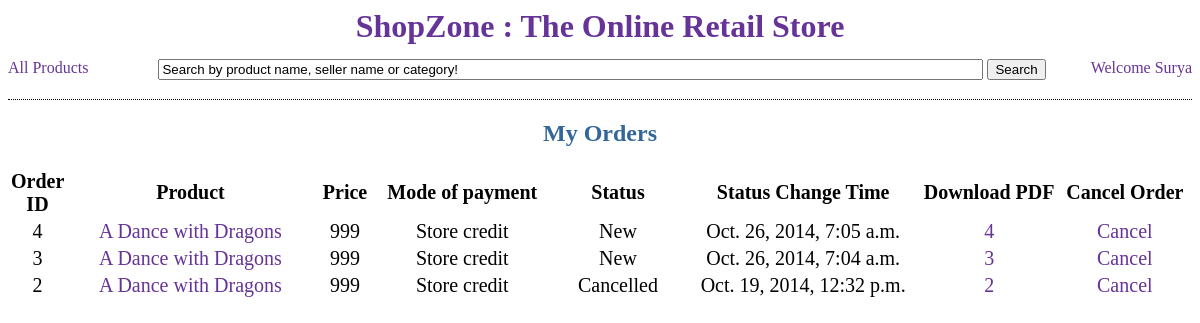
/shop/my_orders/, run on an earlier commit of the app's database.
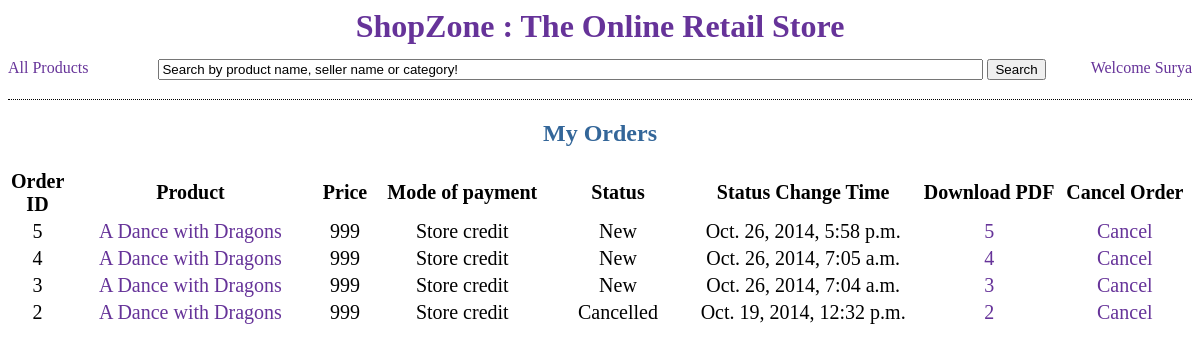
And on a later commit of the database.
### store/models.py (models this page shows, shortened)
class Order(models.Model):
    STATUS_LEVELS = (
        (1, 'New'),
        (2, 'Shipping'),
        (3, 'Delivered'),
        (4, 'Returned'),
        (5, 'Cancelled'),
        )
    PAYMENT_TYPES = (
        (1, 'Paid from store credit'),
        (2, 'Cash on delivery')
    )
    customer = models.ForeignKey(Customer)
    product = models.ForeignKey(Product)
    payment_type = models.IntegerField(choices=PAYMENT_TYPES, default=1)
    status = models.IntegerField(choices=STATUS_LEVELS, default=1)
    status_change_time = models.DateTimeField('Status Change Time')

class Product(models.Model):
    product_name = models.CharField(max_length=30)
    number_sold = models.IntegerField(default=0)
    price = models.IntegerField(default=0)
    description = models.CharField(max_length=50)
    category = models.ForeignKey(SubCategory)
    seller = models.ForeignKey(Seller)
    def __str__(self):
        return self.product_name

### store/views.py (the view)
# urls.py: url(r'^my_orders/(?P<order_id>\d+)/$', views.my_order_pdf),
def my_orders(request): ## VTR1 Done.
    try:
        if user is None:
            return HttpResponseRedirect('/shop/login/')
    except:
        return HttpResponseRedirect('/shop/login/')
    orders = Order.objects.all().filter(customer__customer_name=user.username).order_by('-status_change_time')
    context = {'user':user, 'orders':orders}
    return render(request, 'store/my_orders.html', context)

### store/templates/store/my_orders.html (shortened to what this page needs)
<html>
	<head>
	</head>
	{% include "store/top.html" %}
		<div>
			<h2 align="center" style="color:#336699">My Orders</h2>
		</div>
		<div align="center">
			<table align="center" style="font-size:1.25em">
				<tr align="center">
					<th width=50px> Order ID </th>
					<th width=300px> Product </th>
					<th width=60px> Price </th>
					<th width=200px> Mode of payment </th>
					<th width=150px> Status </th>
					<th width=280px> Status Change Time </th>
					<th width=150px> Download PDF </th>
					<th width=150px> Cancel Order </th>
				</tr>
				{% for i in orders %}
				<tr align="center">
					<td> {{ i.pk }} </td>
					<td> <a href="/shop/{{i.product.pk }}"><div class="linkdiv">{{ i.product }} </div></a></td>
					<td> {{ i.product.price }} </td>
					<td> {% if i.payment_type == 1 %} Store credit
						{% else %} Cash on delivery
						{% endif %} </td>
					<td> {% if i.status == 1 %} New
						{% elif i.status == 2 %} Shipping
						{% elif i.status == 3 %} Delivered
						{% elif i.status == 4 %} Returned
						{% else %} Cancelled
						{% endif %} </td>
					<td> {{ i.status_change_time }} </td>
					<td> <a href="/shop/my_orders/{{ i.pk }}/" target="_blank"> <div class="linkdiv"> {{ i.pk }} </div> </a> </td>
					{% if i.status == 5 %}
						<td> <a href="/shop/cancel_order/{{ i.pk }}" target="_blank"><div class="linkdiv"> Cancel </div></a></td>
					{% elif i.status == 3 %}
						<td> <a href="/shop/cancel_order/{{ i.pk }}" target="_blank"><div class="linkdiv"> Cancel </div></a></td>
					{% else %}
						<td> <a href="/shop/cancel_order/{{ i.pk }}"><div class="linkdiv"> Cancel </div></a></td>
					{% endif %}
				</tr>
				{% endfor %}
		</div>
	{% include "store/bottom.html" %}

What changed in the data, as far as the page shows it:
added Order: pk "5", product "A Dance with Dragons", product.price "999", payment_type "Store credit", status "New", status_change_time "Oct. 26, 2014, 5:58 p.m."
